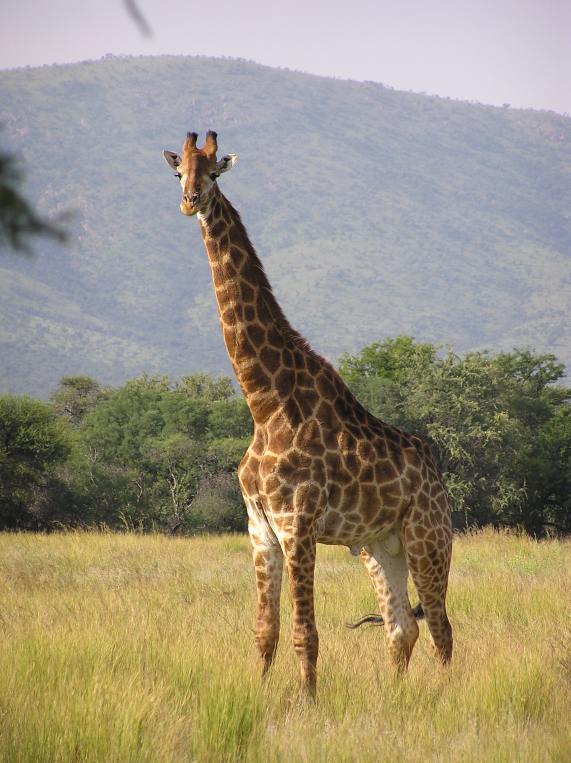
#> input picture project/numpy/giraffe.jpg, 1712 x 2288 px (shown at 1/3 size)
$ python merge_images.py
#> lines starting #> are read from the running program, lines starting #| are printed output that depends on the picture; after the words box and inside, x2 and y2 are one past the last pixel; in counts of white or black regions, pixels touching at a corner belong together
import cv2
import numpy as np

image = cv2.imread('giraffe.jpg')
#> image is the input picture: shape (2288, 1712, 3); mean B, G, R 125.4, 146.3, 155.1
(r,c,ch) = image.shape
#> r = 2288; c = 1712; ch = 3
# görüntüyü değişik filtrelerden geçirelim
k = 25 # pencere boyutu
fimage1 = cv2.blur(image, (k,k))
fimage2 = cv2.GaussianBlur(image, (k, k), 0)
fimage3 = cv2.medianBlur(image, k)
fimage4 = cv2.bilateralFilter(image, k, 125, 125)

# filtrelenmiş resimlerin üzerine filtre isimlerini yazalım
image = cv2.putText(image, 'original', (1200, 150), 2, 3, (0,0,0), 3, 2)
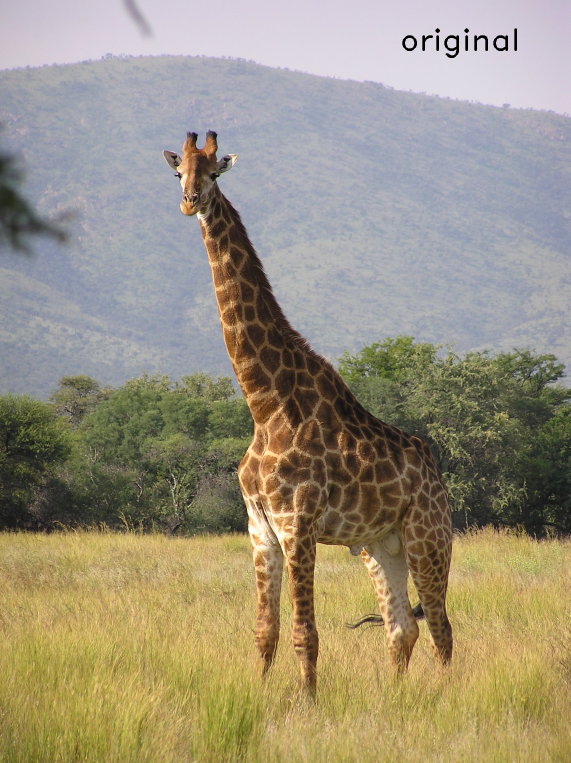
#> image: shape (2288, 1712, 3) (shown at 1/3 size); 0.16% of pixels changed, all inside (x1, y1, x2, y2) = (1207, 85, 1551, 174)
fimage1 = cv2.putText(fimage1, 'blur()', (1300, 150), 2, 3, (0,0,0), 3, 2)
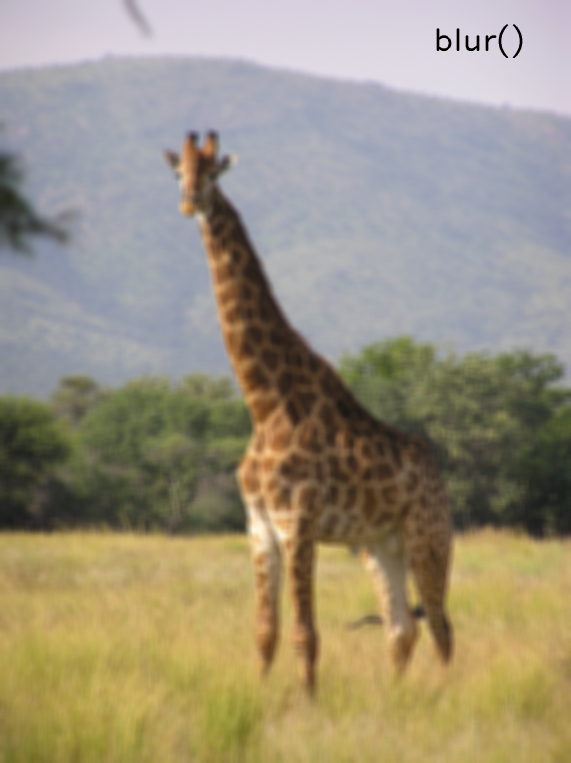
#> fimage1: shape (2288, 1712, 3) (shown at 1/3 size); mean B, G, R 125.1, 146, 154.9
fimage2 = cv2.putText(fimage2, 'GaussianBlur()', (900, 150), 2, 3, (0,0,0), 3, 2)
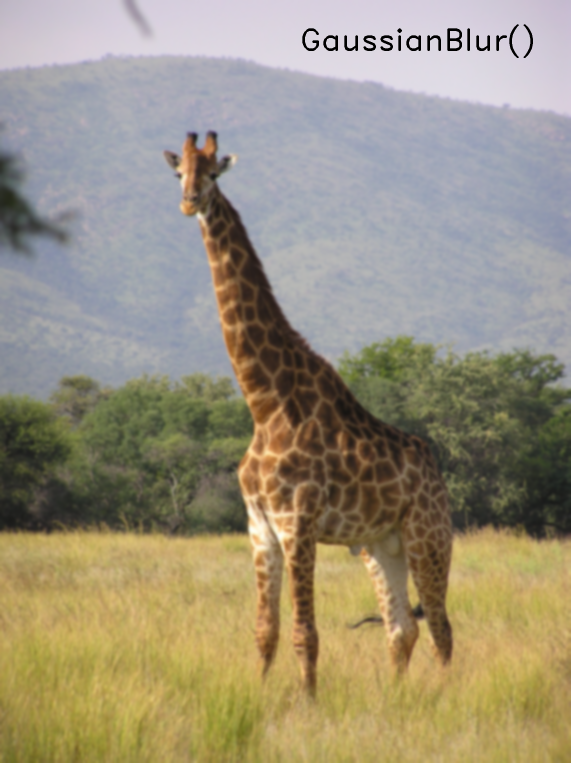
#> fimage2: shape (2288, 1712, 3) (shown at 1/3 size); mean B, G, R 124.7, 145.6, 154.4
fimage3 = cv2.putText(fimage3, 'medianBlur()', (950, 150), 2, 3, (0,0,0), 3, 2)
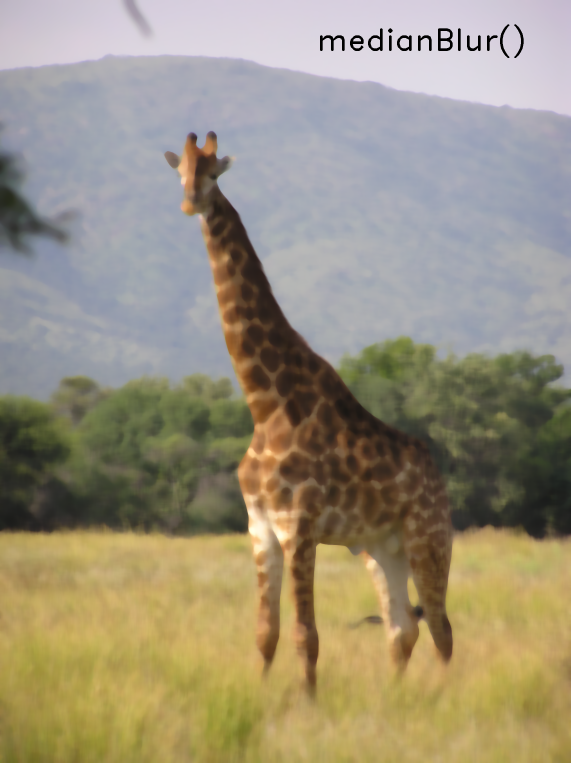
#> fimage3: shape (2288, 1712, 3) (shown at 1/3 size); mean B, G, R 124.3, 145.3, 154.2
fimage4 = cv2.putText(fimage4, 'bilateralFilter()', (900, 150), 2, 3, (0,0,0), 3, 2)
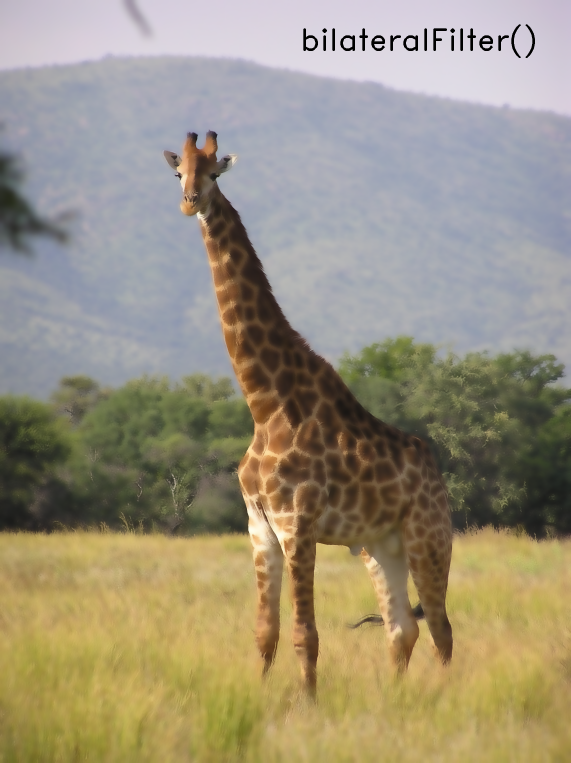
#> fimage4: shape (2288, 1712, 3) (shown at 1/3 size); mean B, G, R 124.6, 145.5, 154.3

# filtrelenmiş resimleri tek bir resim haline getirelim
imageMerged = np.zeros((r,5*c,ch), np.uint8)
imageMerged[:,0:c,:] = image
imageMerged[:,c:2*c,:] = fimage1
imageMerged[:,2*c:3*c,:] = fimage2
imageMerged[:,3*c:4*c,:] = fimage3
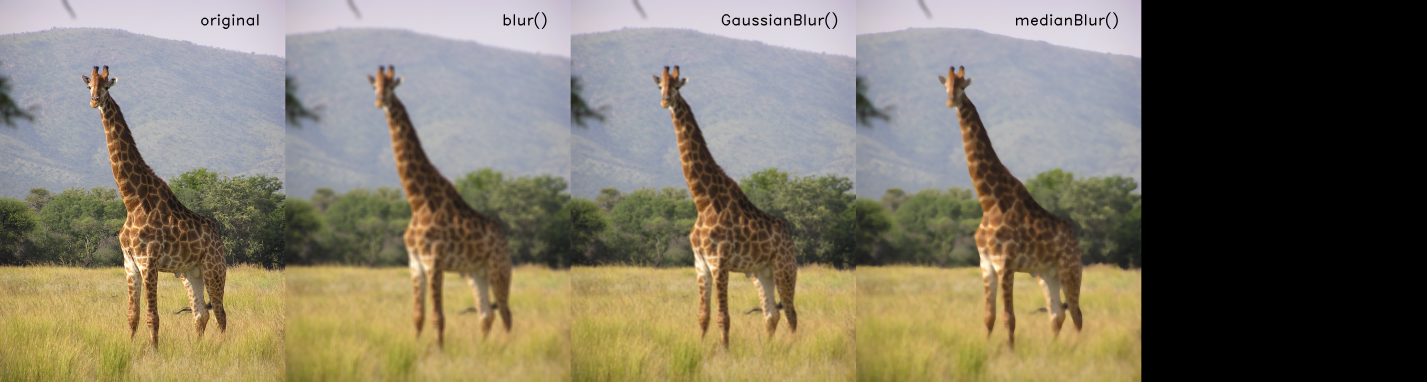
#> imageMerged: shape (2288, 8560, 3) (shown at 1/6 size); mean B, G, R 99.8, 116.6, 123.6
imageMerged[:,4*c:5*c,:] = fimage4
# filtrelemiş resimleri ekranda görüntülemek için yeniden boyutlandıralım
s = 0.15
dim = (int(s*imageMerged.shape[1]) , int(s*imageMerged.shape[0]))
#> dim = (1284, 343)
rimageMerged = cv2.resize(imageMerged, dim, interpolation=cv2.INTER_AREA)
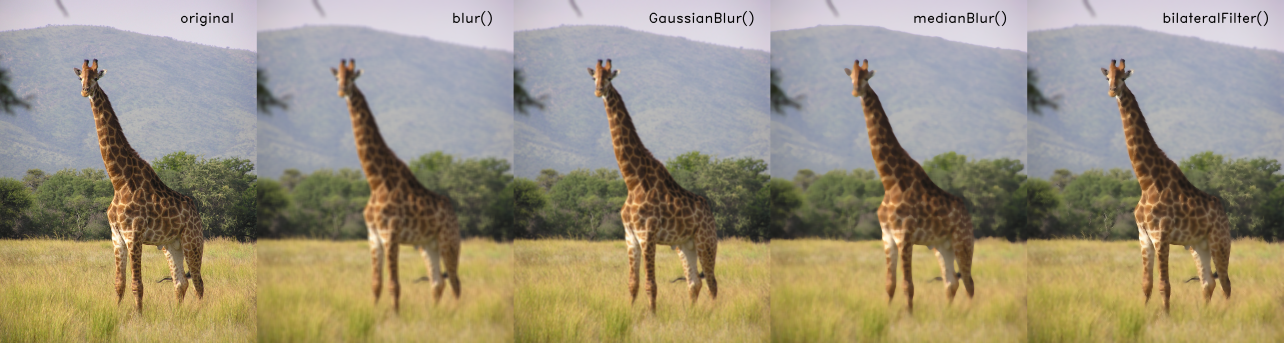
#> rimageMerged: shape (343, 1284, 3); mean B, G, R 124.7, 145.7, 154.5
# yeniden boyutlandırılmış resimleri ekranda görüntüleyelim
cv2.imshow('merged', rimageMerged)
cv2.waitKey(0)
cv2.destroyAllWindows()

# filtrelenmiş ve üzerine filtre ismi yazılmış resimleri dosyaya kaydedip çıkalım
cv2.imwrite('birlesik resim.jpg', imageMerged, [cv2.IMWRITE_JPEG_QUALITY, 100])
cv2.imwrite('birlesik resim dusuk boyut.jpg', rimageMerged, [cv2.IMWRITE_JPEG_QUALITY, 100])
